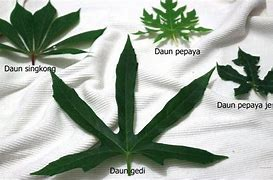
#> input picture DAUN.jpg, 273 x 180 px
$ python 'soal 2 bbin.py'
#> lines starting #> are read from the running program, lines starting #| are printed output that depends on the picture; after the words box and inside, x2 and y2 are one past the last pixel; in counts of white or black regions, pixels touching at a corner belong together
import cv2
import numpy as np

# Load citra
img = cv2.imread('DAUN.jpg', cv2.IMREAD_GRAYSCALE)
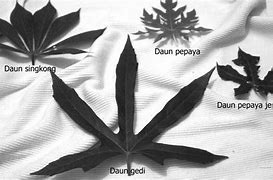
#> img: shape (180, 273); min 0, max 255, mean 168.3

# Konversi citra ke grayscale
gray = cv2.cvtColor(img, cv2.COLOR_BGR2BGRA)

# Tentukan nilai threshold
thresh = 127

# Lakukan thresholding
_, thresh_img = cv2.threshold(gray, thresh, 255, cv2.THRESH_BINARY)
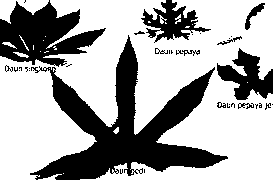
#> thresh_img: shape (180, 273, 4); mean B, G, R, A 168.9, 168.9, 168.9, 255

# Segmentasi citra
segmented_img = thresh_img.copy()
segmented_img[thresh_img == 0] = 0
segmented_img[thresh_img == 255] = gray[thresh_img == 255]
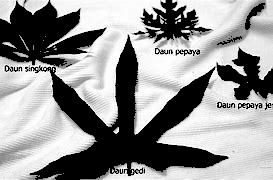
#> segmented_img: shape (180, 273, 4); mean B, G, R, A 147.6, 147.6, 147.6, 255

# Tampilkan hasil
cv2.imshow('Original', img)
cv2.imshow('Segmented', segmented_img)
cv2.waitKey(0)
cv2.destroyAllWindows()

$ run again, with lathan 1 bibin.png saved as DAUN.jpg
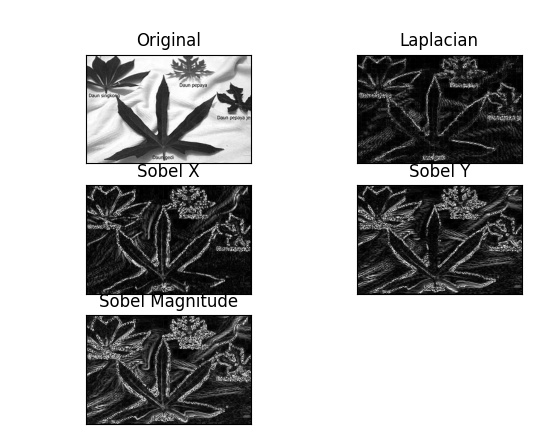
#> input picture lathan 1 bibin.png, 543 x 441 px
#> img is the input picture: shape (441, 543); min 0, max 255, mean 180.9
#> `_, thresh_img = cv2.threshold(gray, thresh, 255, cv2.THRESH_BINARY)`:
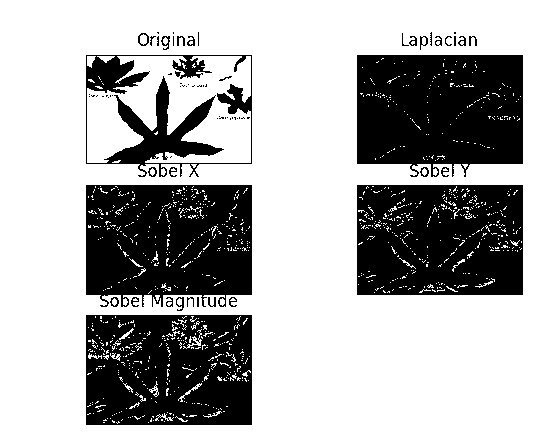
#> thresh_img: shape (441, 543, 4); mean B, G, R, A 173.2, 173.2, 173.2, 255
#> `segmented_img[thresh_img == 255] = gray[thresh_img == 255]`:
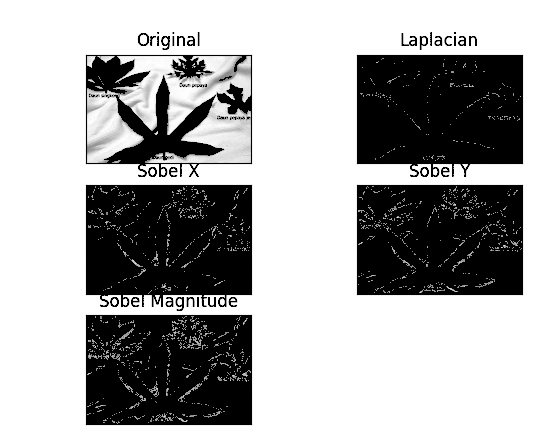
#> segmented_img: shape (441, 543, 4); 9.8% of pixels changed, all inside (x1, y1, x2, y2) = (80, 32, 528, 432)

$ run again, with latihan 2 bibin.png saved as DAUN.jpg
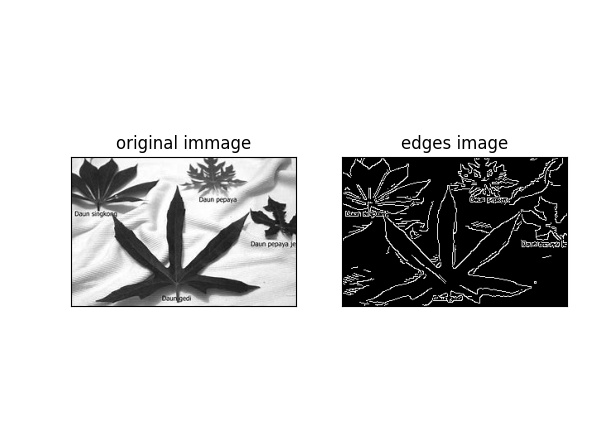
#> input picture latihan 2 bibin.png, 606 x 421 px
#> img is the input picture: shape (421, 606); min 0, max 255, mean 211.4
#> `_, thresh_img = cv2.threshold(gray, thresh, 255, cv2.THRESH_BINARY)`:
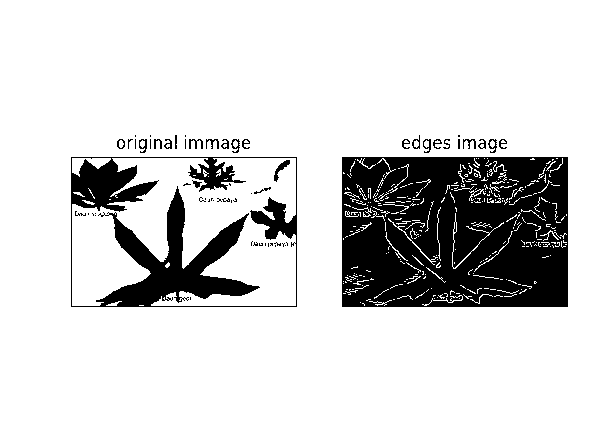
#> thresh_img: shape (421, 606, 4); mean B, G, R, A 211.5, 211.5, 211.5, 255
#> `segmented_img[thresh_img == 255] = gray[thresh_img == 255]`:
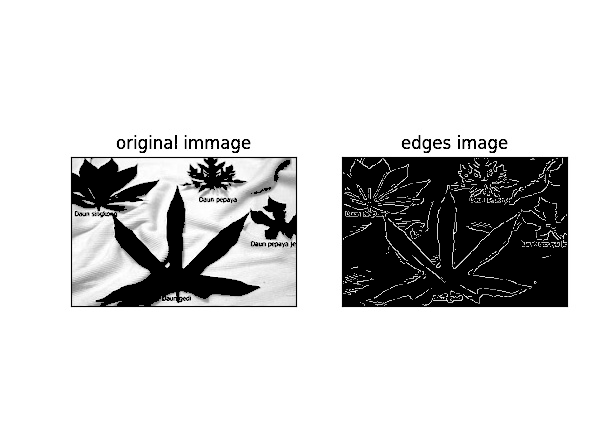
#> segmented_img: shape (421, 606, 4); 11.52% of pixels changed, all inside (x1, y1, x2, y2) = (64, 128, 576, 312)

$ run again, with soal 2 bibin.png saved as DAUN.jpg
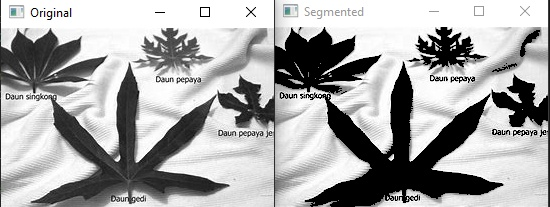
#> input picture soal 2 bibin.png, 550 x 207 px
#> `_, thresh_img = cv2.threshold(gray, thresh, 255, cv2.THRESH_BINARY)`:
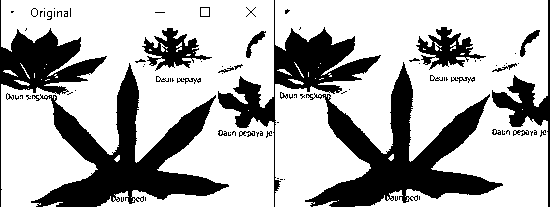
#> thresh_img: shape (207, 550, 4); mean B, G, R, A 178.2, 178.2, 178.2, 255
#> `segmented_img[thresh_img == 255] = gray[thresh_img == 255]`:
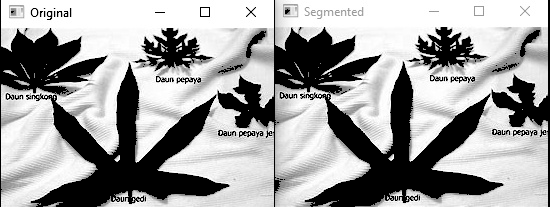
#> segmented_img: shape (207, 550, 4); mean B, G, R, A 159, 159, 159, 255
